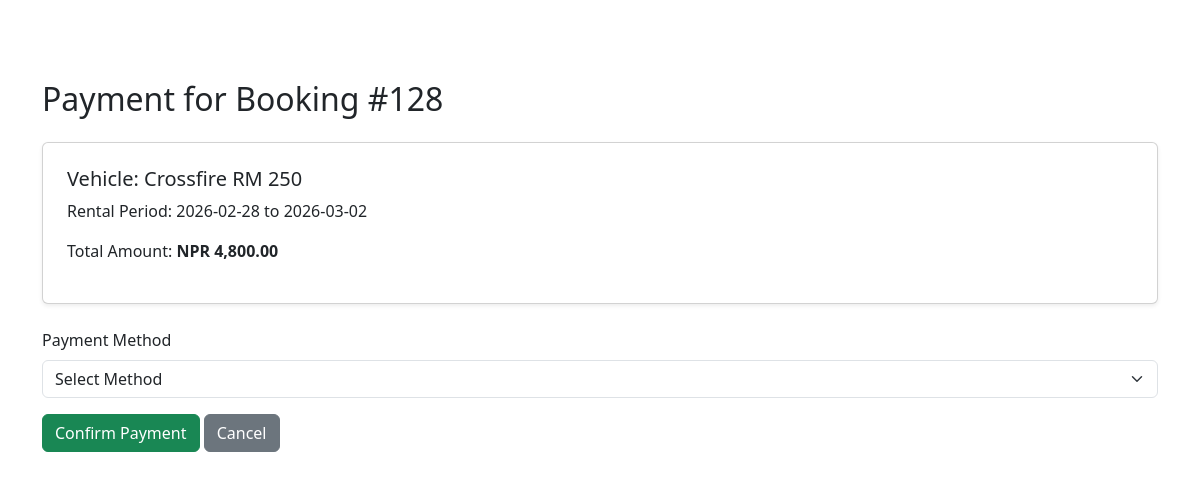
The page /users/payment.php?booking_id=128 (signed in) on the database its author committed.
### tables this page shows
CREATE TABLE `bookings` (
  `booking_id` int(11) NOT NULL,
  `user_id` int(11) NOT NULL,
  `vehicle_id` int(11) NOT NULL,
  `start_date` date NOT NULL,
  `end_date` date NOT NULL,
  `return_time` time NOT NULL,
  `purpose` varchar(255) NOT NULL,
  `total_amount` decimal(10,2) NOT NULL,
  `status` enum('Pending','Confirmed','Cancelled','Rejected') NOT NULL DEFAULT 'Pending',
  `notify_approved` tinyint(1) DEFAULT 0,
  `payment_status` enum('Pending','Paid') DEFAULT 'Pending',
  `returned_status` enum('Not Returned','Returned') DEFAULT 'Not Returned',
  `payment_date` datetime DEFAULT NULL,
  `returned_date` datetime DEFAULT NULL,
  `created_at` datetime DEFAULT current_timestamp(),
  `notify_end` tinyint(1) DEFAULT 1,
  `owner_updated` tinyint(1) DEFAULT 0,
  `end_popup_shown` tinyint(4) DEFAULT 0
);

CREATE TABLE `vehicles` (
  `vehicle_id` int(11) NOT NULL,
  `vehicle_name` varchar(100) NOT NULL,
  `vehicle_type` enum('Car','Bike','Truck','Other') NOT NULL,
  `plate_number` varchar(50) NOT NULL,
  `price_per_day` decimal(10,2) NOT NULL,
  `availability` enum('Available','Unavailable') DEFAULT 'Available',
  `description` text DEFAULT NULL,
  `image` varchar(255) DEFAULT NULL,
  `owner_id` int(11) DEFAULT NULL,
  `quantity` int(11) NOT NULL DEFAULT 1,
  `posted_date` datetime DEFAULT current_timestamp(),
  `is_approved` tinyint(1) NOT NULL DEFAULT 0,
  `booked_units` int(11) NOT NULL DEFAULT 0,
  `status` enum('Pending','Approved','Rejected') NOT NULL DEFAULT 'Pending'
);

### users/payment.php (the view, shortened to what this page needs)
<?php
include '../db.php';
$user_id = $_SESSION['user_id'];
$booking_id = intval($_GET['booking_id']);
$booking_q = mysqli_query($conn, "
    SELECT b.*, v.vehicle_name, v.owner_id
    FROM bookings b
    JOIN vehicles v ON b.vehicle_id = v.vehicle_id
    WHERE b.booking_id = $booking_id
    AND b.user_id = $user_id
    LIMIT 1
");
$booking = mysqli_fetch_assoc($booking_q);
?>
<!DOCTYPE html>
<html lang="en">
<head>
<link href="https://cdn.jsdelivr.net/npm/bootstrap@5.3.1/dist/css/bootstrap.min.css" rel="stylesheet">
</head>
<body style="padding-top:80px;">
<div class="container">
<h2 class="mb-4">Payment for Booking #<?= $booking['booking_id'] ?></h2>
<div class="card shadow-sm p-4 mb-4">
    <h5>Vehicle: <?= htmlspecialchars($booking['vehicle_name']) ?></h5>
    <p>Rental Period: <?= $booking['start_date'] ?> to <?= $booking['end_date'] ?></p>
    <p>Total Amount: <strong>NPR <?= number_format($booking['total_amount'],2) ?></strong></p>
</div>
<form method="POST">
    <div class="mb-3">
        <label class="form-label">Payment Method</label>
        <select name="payment_method" class="form-select" required>
            <option value="">Select Method</option>
        </select>
    </div>
    <button type="submit" name="pay_now" class="btn btn-success">Confirm Payment</button>
    <a href="mybookings.php" class="btn btn-secondary">Cancel</a>
</form>
</div>
</body>
</html>

### rows shown on the page
bookings: booking_id "128", vehicle.vehicle_name "Crossfire RM 250", start_date "2026-02-28", end_date "2026-03-02", total_amount "4,800.00"
